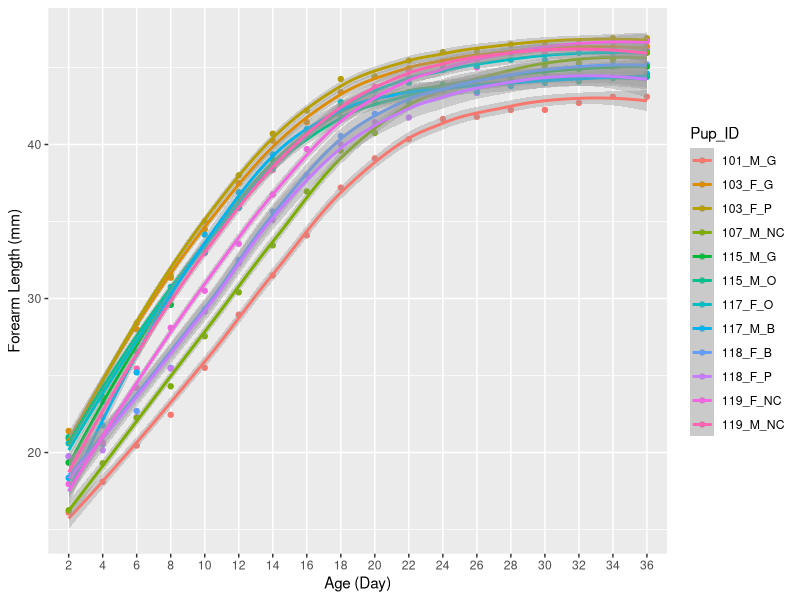

Recreate this plot in R.
## JD: Sorry, changed some of your filenames and then found out you've already fixed the things I was looking for.
## It is good practice not to use spaces in filenames that involve scripts, since it makes piping harder.
library(tidyverse)
pup_weights <- read_csv("pup stats - weights.csv",  col_types=cols())
pup_fl<- read_csv("pup stats - forearm length.csv",  col_types=cols())

#Convert pup weight data to long format                  
pup_weights_long <- pup_weights %>% 
  pivot_longer(
    cols = (c(-Pup_ID, -Sex)),
    names_to = "Age",
    values_to = "Weight"
)
#summary(pup_weights_long)

#Convert pup forearm length data to long format
pup_fl_long <- pup_fl %>% 
  pivot_longer(
    cols = (c(-Pup_ID, -Sex)),
    names_to = "Age",
    values_to = "Forearm_Length"
)
#summary(pup_fl_long)

#Merge datasets
weight_fl <- (left_join(pup_weights_long, pup_fl_long, by= c("Pup_ID" = "Pup_ID", "Age" = "Age", "Sex" = "Sex"))
    %>% mutate (Age = factor(Age)
     , Pup_ID = factor(Pup_ID)
     , Sex = factor(Sex))
)
#summary(weight_fl)

#Order factors
weight_fl$Age <- factor(weight_fl$Age,levels=c("2", "4", "6", "8", "10", "12", "14", "16", "18", "20", "22", "24", "26", "28", "30", "32", "34", "36"))
weight_fl$Sex <- factor(weight_fl$Sex, levels=c("female", "male"))

#plot weight across age 
age_weight <- (ggplot(weight_fl, aes(Age, Weight, group = Pup_ID, colour = Pup_ID))
               + geom_point()
               + xlab("Age (Day)")
               + ylab("Weight (g)")
               + geom_smooth()
)

#Plot forearm length across age 
## JD: Changed to print, since you're not using the object. 
print(ggplot(weight_fl, aes(Age, Forearm_Length, group = Pup_ID, colour = Pup_ID))
      + geom_point()
      + xlab("Age (Day)")
      + ylab("Forearm Length (mm)")
      + geom_smooth()
)

#Save RDS file
saveRDS(weight_fl, file = "WeightsandForearmLengths.rds")
